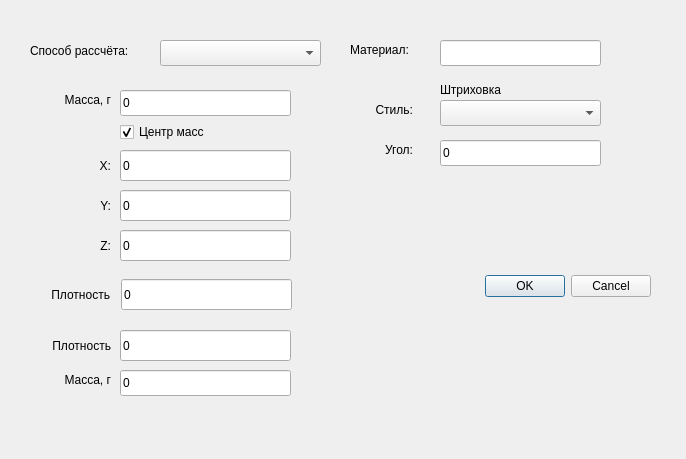
<?xml version="1.0" encoding="UTF-8"?>
<ui version="4.0">
 <class>DialogParameters</class>
 <widget class="QDialog" name="DialogParameters">
  <property name="geometry">
   <rect>
    <x>0</x>
    <y>0</y>
    <width>686</width>
    <height>459</height>
   </rect>
  </property>
  <property name="windowTitle">
   <string>ПАРАМЕТРЫ МЦХ</string>
  </property>
  <widget class="QWidget" name="widget" native="true">
   <property name="geometry">
    <rect>
     <x>30</x>
     <y>30</y>
     <width>631</width>
     <height>371</height>
    </rect>
   </property>
   <widget class="QWidget" name="widget_mass" native="true">
    <property name="geometry">
     <rect>
      <x>0</x>
      <y>50</y>
      <width>311</width>
      <height>191</height>
     </rect>
    </property>
    <widget class="QLabel" name="label_mass">
     <property name="geometry">
      <rect>
       <x>20</x>
       <y>10</y>
       <width>61</width>
       <height>20</height>
      </rect>
     </property>
     <property name="text">
      <string>Масса, г</string>
     </property>
     <property name="alignment">
      <set>Qt::AlignmentFlag::AlignRight|Qt::AlignmentFlag::AlignTrailing|Qt::AlignmentFlag::AlignVCenter</set>
     </property>
    </widget>
    <widget class="QLineEdit" name="lineEdit_mass">
     <property name="geometry">
      <rect>
       <x>90</x>
       <y>10</y>
       <width>171</width>
       <height>26</height>
      </rect>
     </property>
     <property name="text">
      <string>0</string>
     </property>
    </widget>
    <widget class="QCheckBox" name="checkBox_massCenter">
     <property name="geometry">
      <rect>
       <x>90</x>
       <y>40</y>
       <width>121</width>
       <height>24</height>
      </rect>
     </property>
     <property name="text">
      <string>Центр масс</string>
     </property>
     <property name="checked">
      <bool>true</bool>
     </property>
    </widget>
    <widget class="QLabel" name="label_X">
     <property name="geometry">
      <rect>
       <x>60</x>
       <y>70</y>
       <width>21</width>
       <height>31</height>
      </rect>
     </property>
     <property name="text">
      <string>X:</string>
     </property>
     <property name="alignment">
      <set>Qt::AlignmentFlag::AlignRight|Qt::AlignmentFlag::AlignTrailing|Qt::AlignmentFlag::AlignVCenter</set>
     </property>
    </widget>
    <widget class="QLineEdit" name="lineEdit_X">
     <property name="geometry">
      <rect>
       <x>90</x>
       <y>70</y>
       <width>171</width>
       <height>31</height>
      </rect>
     </property>
     <property name="text">
      <string>0</string>
     </property>
    </widget>
    <widget class="QLineEdit" name="lineEdit_Y">
     <property name="geometry">
      <rect>
       <x>90</x>
       <y>110</y>
       <width>171</width>
       <height>31</height>
      </rect>
     </property>
     <property name="text">
      <string>0</string>
     </property>
    </widget>
    <widget class="QLabel" name="label_Y">
     <property name="geometry">
      <rect>
       <x>60</x>
       <y>110</y>
       <width>21</width>
       <height>31</height>
      </rect>
     </property>
     <property name="text">
      <string>Y:</string>
     </property>
     <property name="alignment">
      <set>Qt::AlignmentFlag::AlignRight|Qt::AlignmentFlag::AlignTrailing|Qt::AlignmentFlag::AlignVCenter</set>
     </property>
    </widget>
    <widget class="QLineEdit" name="lineEdit_Z">
     <property name="geometry">
      <rect>
       <x>90</x>
       <y>150</y>
       <width>171</width>
       <height>31</height>
      </rect>
     </property>
     <property name="text">
      <string>0</string>
     </property>
    </widget>
    <widget class="QLabel" name="label_Z">
     <property name="geometry">
      <rect>
       <x>60</x>
       <y>150</y>
       <width>21</width>
       <height>31</height>
      </rect>
     </property>
     <property name="text">
      <string>Z:</string>
     </property>
     <property name="alignment">
      <set>Qt::AlignmentFlag::AlignRight|Qt::AlignmentFlag::AlignTrailing|Qt::AlignmentFlag::AlignVCenter</set>
     </property>
    </widget>
    <widget class="QWidget" name="widget_2" native="true">
     <property name="geometry">
      <rect>
       <x>80</x>
       <y>220</y>
       <width>120</width>
       <height>80</height>
      </rect>
     </property>
    </widget>
   </widget>
   <widget class="QWidget" name="widget_density" native="true">
    <property name="geometry">
     <rect>
      <x>-1</x>
      <y>239</y>
      <width>311</width>
      <height>51</height>
     </rect>
    </property>
    <widget class="QLabel" name="label_density">
     <property name="geometry">
      <rect>
       <x>-10</x>
       <y>10</y>
       <width>91</width>
       <height>31</height>
      </rect>
     </property>
     <property name="text">
      <string>Плотность</string>
     </property>
     <property name="alignment">
      <set>Qt::AlignmentFlag::AlignRight|Qt::AlignmentFlag::AlignTrailing|Qt::AlignmentFlag::AlignVCenter</set>
     </property>
    </widget>
    <widget class="QLineEdit" name="lineEdit_density">
     <property name="geometry">
      <rect>
       <x>92</x>
       <y>10</y>
       <width>171</width>
       <height>31</height>
      </rect>
     </property>
     <property name="text">
      <string>0</string>
     </property>
    </widget>
   </widget>
   <widget class="QWidget" name="widget_source" native="true">
    <property name="geometry">
     <rect>
      <x>-10</x>
      <y>300</y>
      <width>311</width>
      <height>71</height>
     </rect>
    </property>
    <widget class="QLineEdit" name="lineEdit_density2">
     <property name="geometry">
      <rect>
       <x>100</x>
       <y>0</y>
       <width>171</width>
       <height>31</height>
      </rect>
     </property>
     <property name="text">
      <string>0</string>
     </property>
    </widget>
    <widget class="QLabel" name="label_density2">
     <property name="geometry">
      <rect>
       <x>0</x>
       <y>0</y>
       <width>91</width>
       <height>31</height>
      </rect>
     </property>
     <property name="text">
      <string>Плотность</string>
     </property>
     <property name="alignment">
      <set>Qt::AlignmentFlag::AlignRight|Qt::AlignmentFlag::AlignTrailing|Qt::AlignmentFlag::AlignVCenter</set>
     </property>
    </widget>
    <widget class="QLabel" name="label_mass2">
     <property name="geometry">
      <rect>
       <x>30</x>
       <y>40</y>
       <width>61</width>
       <height>20</height>
      </rect>
     </property>
     <property name="text">
      <string>Масса, г</string>
     </property>
     <property name="alignment">
      <set>Qt::AlignmentFlag::AlignRight|Qt::AlignmentFlag::AlignTrailing|Qt::AlignmentFlag::AlignVCenter</set>
     </property>
    </widget>
    <widget class="QLineEdit" name="lineEdit_mass_2">
     <property name="geometry">
      <rect>
       <x>100</x>
       <y>40</y>
       <width>171</width>
       <height>26</height>
      </rect>
     </property>
     <property name="text">
      <string>0</string>
     </property>
    </widget>
   </widget>
   <widget class="QWidget" name="widget_method" native="true">
    <property name="geometry">
     <rect>
      <x>0</x>
      <y>0</y>
      <width>311</width>
      <height>51</height>
     </rect>
    </property>
    <widget class="QLabel" name="label">
     <property name="geometry">
      <rect>
       <x>0</x>
       <y>0</y>
       <width>131</width>
       <height>41</height>
      </rect>
     </property>
     <property name="text">
      <string>Способ рассчёта:</string>
     </property>
    </widget>
    <widget class="QComboBox" name="comboBoxMethod">
     <property name="geometry">
      <rect>
       <x>130</x>
       <y>10</y>
       <width>161</width>
       <height>26</height>
      </rect>
     </property>
    </widget>
   </widget>
   <widget class="QWidget" name="widget_material" native="true">
    <property name="geometry">
     <rect>
      <x>310</x>
      <y>0</y>
      <width>321</width>
      <height>371</height>
     </rect>
    </property>
    <widget class="QLabel" name="label_2">
     <property name="geometry">
      <rect>
       <x>10</x>
       <y>10</y>
       <width>81</width>
       <height>20</height>
      </rect>
     </property>
     <property name="text">
      <string>Материал:</string>
     </property>
    </widget>
    <widget class="QLineEdit" name="lineEdit_material">
     <property name="geometry">
      <rect>
       <x>100</x>
       <y>10</y>
       <width>161</width>
       <height>26</height>
      </rect>
     </property>
     <property name="text">
      <string/>
     </property>
    </widget>
    <widget class="QLabel" name="label_3">
     <property name="geometry">
      <rect>
       <x>100</x>
       <y>50</y>
       <width>81</width>
       <height>20</height>
      </rect>
     </property>
     <property name="text">
      <string>Штриховка</string>
     </property>
    </widget>
    <widget class="QLabel" name="label_4">
     <property name="geometry">
      <rect>
       <x>10</x>
       <y>70</y>
       <width>63</width>
       <height>20</height>
      </rect>
     </property>
     <property name="text">
      <string>Стиль:</string>
     </property>
     <property name="alignment">
      <set>Qt::AlignmentFlag::AlignRight|Qt::AlignmentFlag::AlignTrailing|Qt::AlignmentFlag::AlignVCenter</set>
     </property>
    </widget>
    <widget class="QComboBox" name="comboBox_style">
     <property name="geometry">
      <rect>
       <x>100</x>
       <y>70</y>
       <width>161</width>
       <height>26</height>
      </rect>
     </property>
    </widget>
    <widget class="QLabel" name="label_angle">
     <property name="geometry">
      <rect>
       <x>10</x>
       <y>110</y>
       <width>63</width>
       <height>20</height>
      </rect>
     </property>
     <property name="text">
      <string>Угол:</string>
     </property>
     <property name="alignment">
      <set>Qt::AlignmentFlag::AlignRight|Qt::AlignmentFlag::AlignTrailing|Qt::AlignmentFlag::AlignVCenter</set>
     </property>
    </widget>
    <widget class="QLineEdit" name="lineEdit_angle">
     <property name="geometry">
      <rect>
       <x>100</x>
       <y>110</y>
       <width>161</width>
       <height>26</height>
      </rect>
     </property>
     <property name="text">
      <string>0</string>
     </property>
    </widget>
    <widget class="QDialogButtonBox" name="buttonBox">
     <property name="geometry">
      <rect>
       <x>-30</x>
       <y>240</y>
       <width>341</width>
       <height>32</height>
      </rect>
     </property>
     <property name="orientation">
      <enum>Qt::Orientation::Horizontal</enum>
     </property>
     <property name="standardButtons">
      <set>QDialogButtonBox::StandardButton::Cancel|QDialogButtonBox::StandardButton::Ok</set>
     </property>
    </widget>
   </widget>
  </widget>
 </widget>
 <resources/>
 <connections>
  <connection>
   <sender>buttonBox</sender>
   <signal>accepted()</signal>
   <receiver>DialogParameters</receiver>
   <slot>accept()</slot>
   <hints>
    <hint type="sourcelabel">
     <x>248</x>
     <y>254</y>
    </hint>
    <hint type="destinationlabel">
     <x>157</x>
     <y>274</y>
    </hint>
   </hints>
  </connection>
  <connection>
   <sender>buttonBox</sender>
   <signal>rejected()</signal>
   <receiver>DialogParameters</receiver>
   <slot>reject()</slot>
   <hints>
    <hint type="sourcelabel">
     <x>316</x>
     <y>260</y>
    </hint>
    <hint type="destinationlabel">
     <x>286</x>
     <y>274</y>
    </hint>
   </hints>
  </connection>
 </connections>
</ui>
